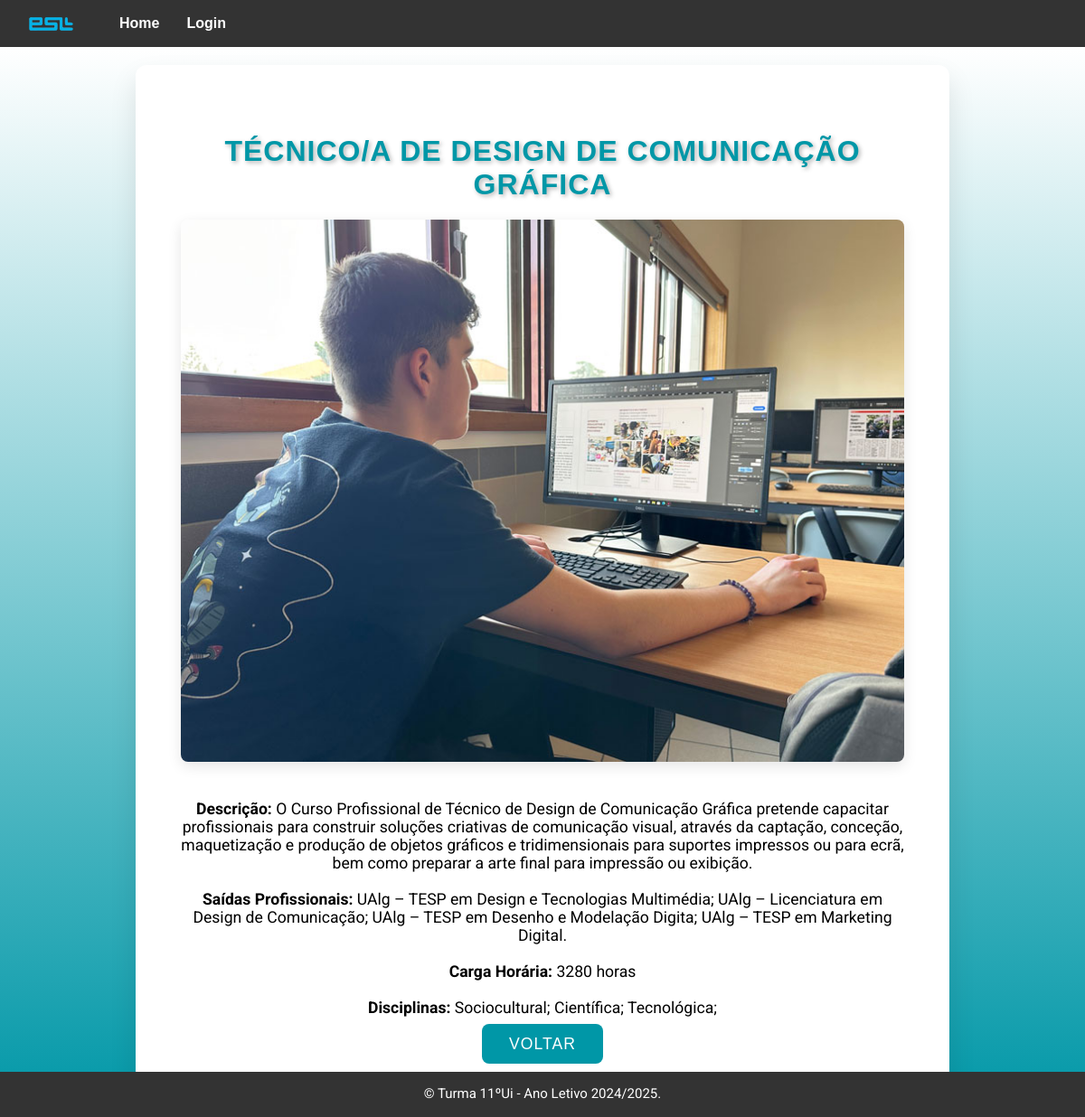
/detalhes_oferta/19/, run on the app's committed database.
### oferta/models.py (models this page shows, shortened)
class OfertaFormativa(models.Model):
    nome = models.CharField(max_length=200)
    descricao = models.TextField()
    saidas_profissionais = models.TextField()
    carga_horaria = models.IntegerField()
    disciplinas = models.TextField()
    imagem = models.ImageField(upload_to='ofertas/', blank=True, null=True)

### oferta/views.py (the view)
# urls.py: path('detalhes_oferta/<int:id>/', detalhes_oferta, name='detalhes_oferta'),
def detalhes_oferta(request, id):
    oferta = get_object_or_404(OfertaFormativa, id=id)
    return render(request, 'detalhes_oferta.html', {'oferta': oferta})

### oferta/templates/detalhes_oferta.html (shortened to what this page needs)
{% extends 'base.html' %}
{% block content %}
<div class="detalhes-container">
    <div class="detalhes-box">
        <h2>{{ oferta.nome }}</h2>
        <head>
        </head>
        {% if oferta.imagem %}
        <img src="{{ oferta.imagem.url }}" alt="{{ oferta.nome }}" class="detalhes-img">
        {% endif %}
        <p><strong>Descrição:</strong> {{ oferta.descricao }}</p>
        <p><strong>Saídas Profissionais:</strong> {{ oferta.saidas_profissionais }}</p>
        <p><strong>Carga Horária:</strong> {{ oferta.carga_horaria }} horas</p>
        <p><strong>Disciplinas:</strong> {{ oferta.disciplinas }}</p>
        <a href="{% url 'home' %}" class="back-button">Voltar</a>
    </div>
</div>
{% endblock %}

### oferta/static/css/styles.css (style rules this page uses)
body { font-family: Arial, sans-serif; margin: 0; padding: 0; background-color: #f4f4f4; transition: background-color 0.5s ease-in-out; }

### oferta/templates/detalhes_oferta.html (style rules this page uses)
body { font-family: Arial, Helvetica, sans-serif; background-color: #ffffff; color: #333333; margin: 0; padding: 0; box-sizing: border-box; }
.detalhes-container { display: flex; justify-content: center; align-items: center; min-height: calc(100vh - 50px); background: linear-gradient(180deg, #ffffff, #0097a7); padding: 20px; flex-grow: 1; }
.detalhes-box { background: #ffffff; padding: 50px; border-radius: 12px; box-shadow: 0 15px 30px rgba(0, 0, 0, 0.1); text-align: center; width: 100%; max-width: 800px; animation: fadeIn 1s ease-in-out; }
h2 { margin-bottom: 20px; color: #0097a7; font-size: 2em; text-transform: uppercase; letter-spacing: 1px; font-weight: bold; text-shadow: 2px 2px 5px rgba(0, 0, 0, 0.3); }
p { font-family: 'Roboto', sans-serif; font-size: 1.1em; color: #000000; margin-bottom: 20px; text-align: center; }
.detalhes-img { max-width: 100%; height: auto; border-radius: 8px; margin-bottom: 20px; box-shadow: 0px 5px 15px rgba(0, 0, 0, 0.1); }
.back-button { padding: 12px 30px; background-color: #0097a7; color: #ffffff; text-decoration: none; border-radius: 8px; font-size: 1.1em; text-transform: uppercase; letter-spacing: 1px; transition: background-color 0.3s, transform 0.2s; }

### data on the page
OfertaFormativa: nome "TÉCNICO/A DE DESIGN DE COMUNICAÇÃO GRÁFICA", imagem (picture), descricao "O Curso Profissional de Técnico de Design de Comunicação Gráfica pretende capacitar profissionais para construir soluções criativas de comunicação visual, através da captação, conceção, maquetização e produção de objetos gráficos e tridimensionais para suportes impressos ou para ecrã, bem como preparar a arte final para impressão ou exibição.", saidas_profissionais "UAlg – TESP em Design e Tecnologias Multimédia; UAlg – Licenciatura em Design de Comunicação; UAlg – TESP em Desenho e Modelação Digita; UAlg – TESP em Marketing Digital.", carga_horaria "3280", disciplinas "Sociocultural; Científica; Tecnológica;"
